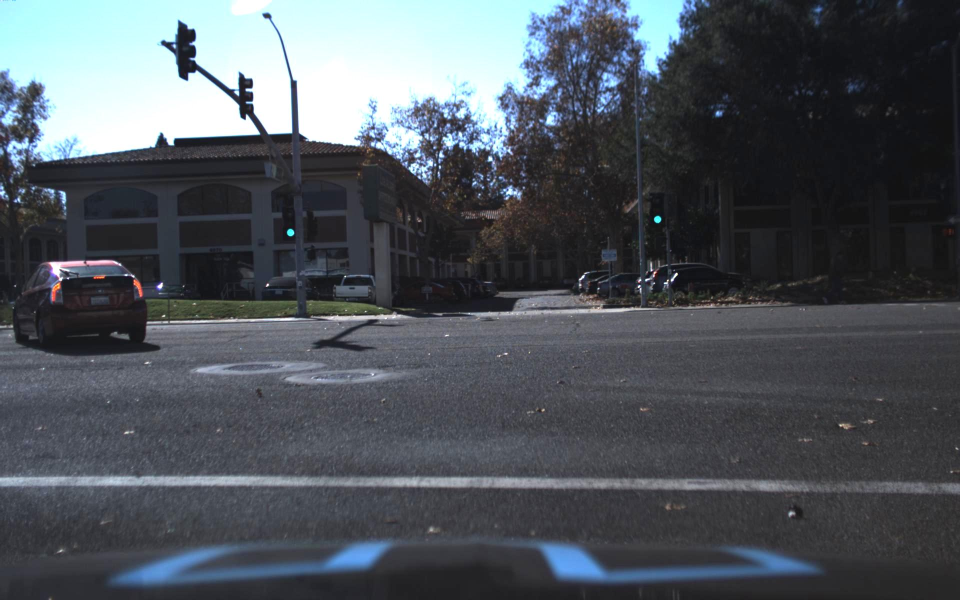
#> input picture UdacityData/1479498399466018917.jpg, 1920 x 1200 px (shown at 1/2 size)
$ python -i extractUdacityData.py   (imports and definitions only)
#> lines starting #> are read from the running program, lines starting #| are printed output that depends on the picture
#> further down, picture is the input picture: shape (1200, 1920, 3); mean B, G, R 91.7, 85.1, 79
import pandas as pd
import numpy as np
import cv2
import csv
import os
import matplotlib.pyplot as plt


class extractData:

    def __init__(self, labels=['Car'], dataFolder='./UdacityData/', img_size=(64, 64, 3)):
        self.dataFolder = dataFolder
        self.data = None
        self.img_size= img_size
        self.labels = labels
        self.stepsize = 10 # use every Xth frame ()
        self.num_of_anti = 2 # number of antiimages for every positive image

    def run(self):
        self.read_labels()
        self.get_labeled_images()


    # [30 lines left out: functions read_labels, get_labeled_images, not called in this run]


    def equalize(self, img):
        """equalize BGR Image"""
        img_yuv = cv2.cvtColor(img, cv2.COLOR_BGR2YUV)
#> img_yuv: shape (1200, 1920, 3); mean of channels 0, 1, 2 84, 131.6, 123.6
        img_yuv[:, :, 0] = cv2.equalizeHist(img_yuv[:, :, 0])
#> img_yuv: shape (1200, 1920, 3); mean of channels 0, 1, 2 128.7, 131.6, 123.6
        return cv2.cvtColor(img_yuv, cv2.COLOR_YUV2BGR)
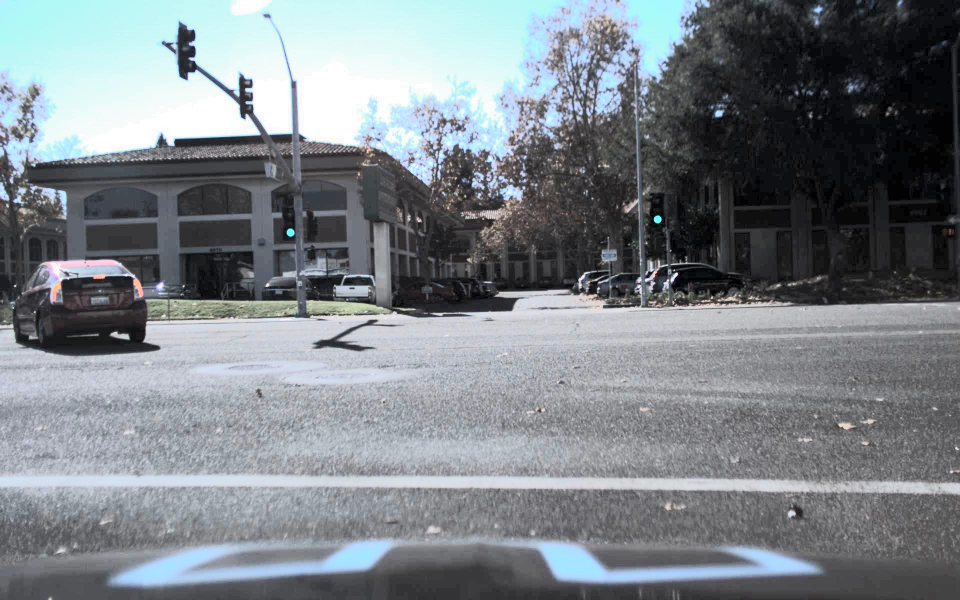
#> returned value: shape (1200, 1920, 3) (shown at 1/2 size); mean B, G, R 135.4, 129.9, 123.7


    # [64 lines left out: functions save_images, no_overlap_check, get_bboxes_of_image, make_dir, not called in this run]


def main():

    extractData().run()
# executes main() if script is executed directly as the main function and not loaded as module
# [2 lines not run here, left out]

>>> import cv2
>>> picture = cv2.imread('UdacityData/1479498399466018917.jpg')
>>> result = extractData().equalize(picture)

$ run again, on UdacityData/1479498716966095188.jpg
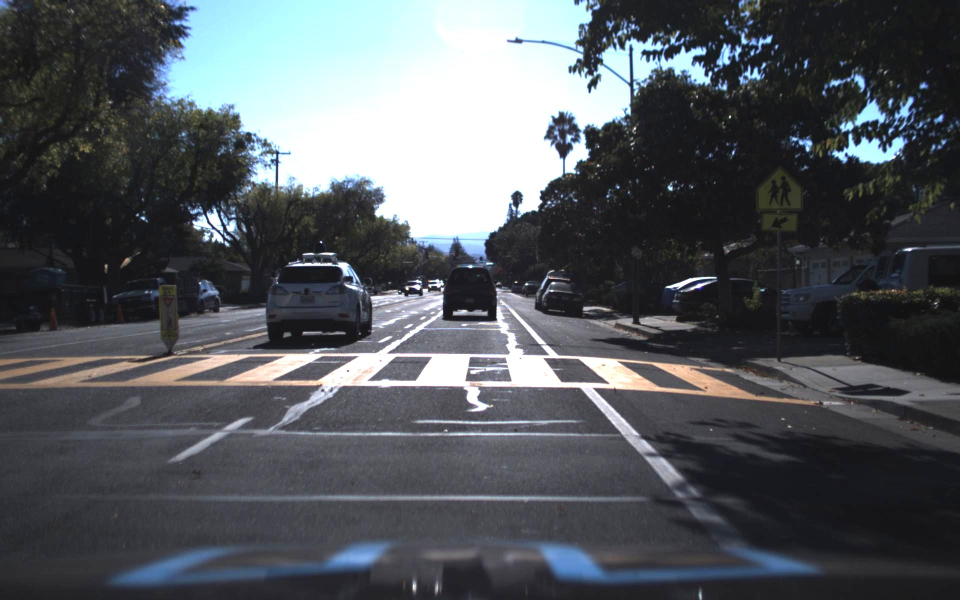
#> input picture UdacityData/1479498716966095188.jpg, 1920 x 1200 px (shown at 1/2 size)
#> picture is the input picture: shape (1200, 1920, 3); mean B, G, R 93.1, 88.4, 84
#> in equalize, `return cv2.cvtColor(img_yuv, cv2.COLOR_YUV2BGR)`:
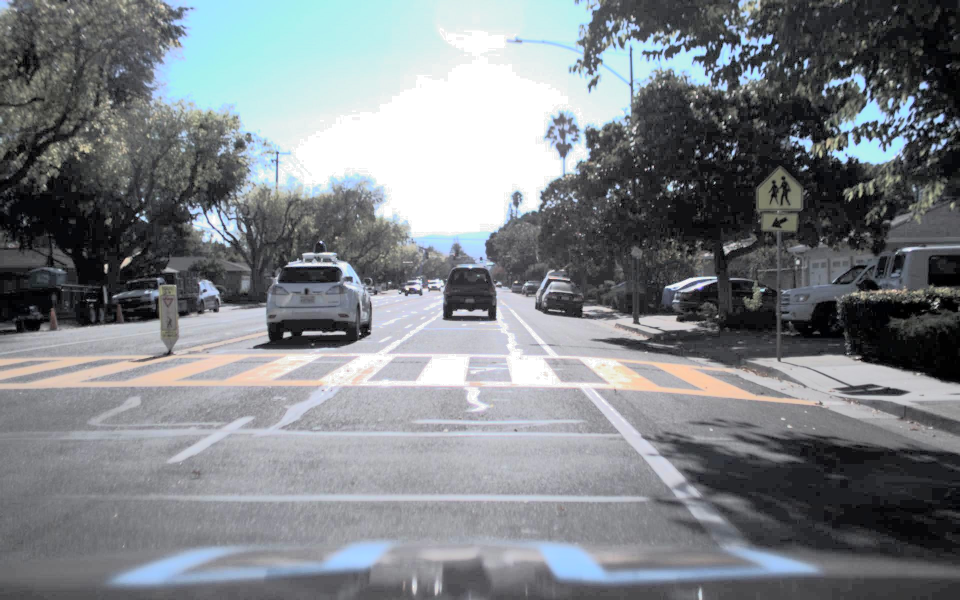
#> returned value: shape (1200, 1920, 3) (shown at 1/2 size); mean B, G, R 134.5, 130.4, 125.8

$ run again, on UdacityData/1479498763490011857.jpg
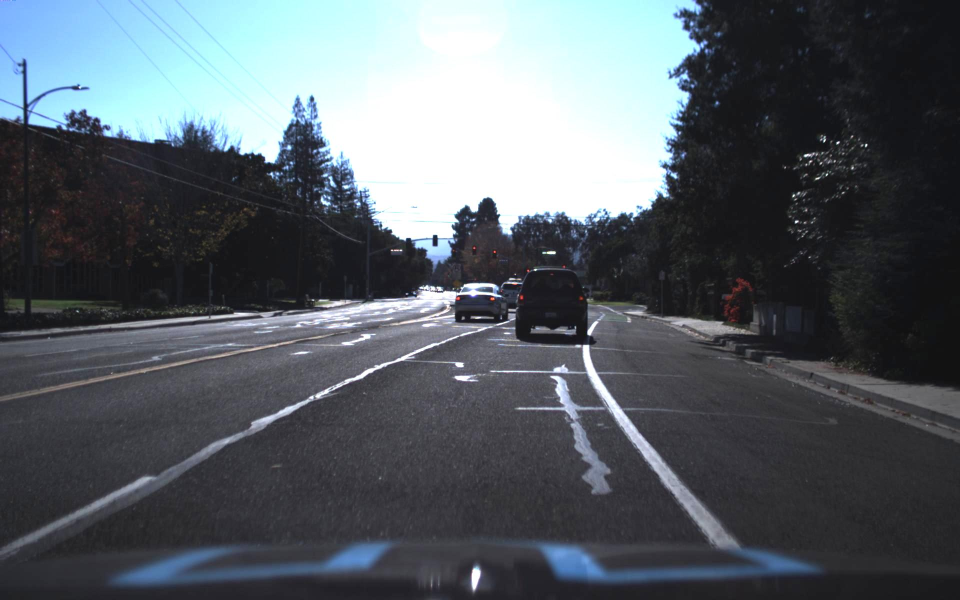
#> input picture UdacityData/1479498763490011857.jpg, 1920 x 1200 px (shown at 1/2 size)
#> picture is the input picture: shape (1200, 1920, 3); mean B, G, R 100.6, 94.1, 86.7
#> in equalize, `return cv2.cvtColor(img_yuv, cv2.COLOR_YUV2BGR)`:
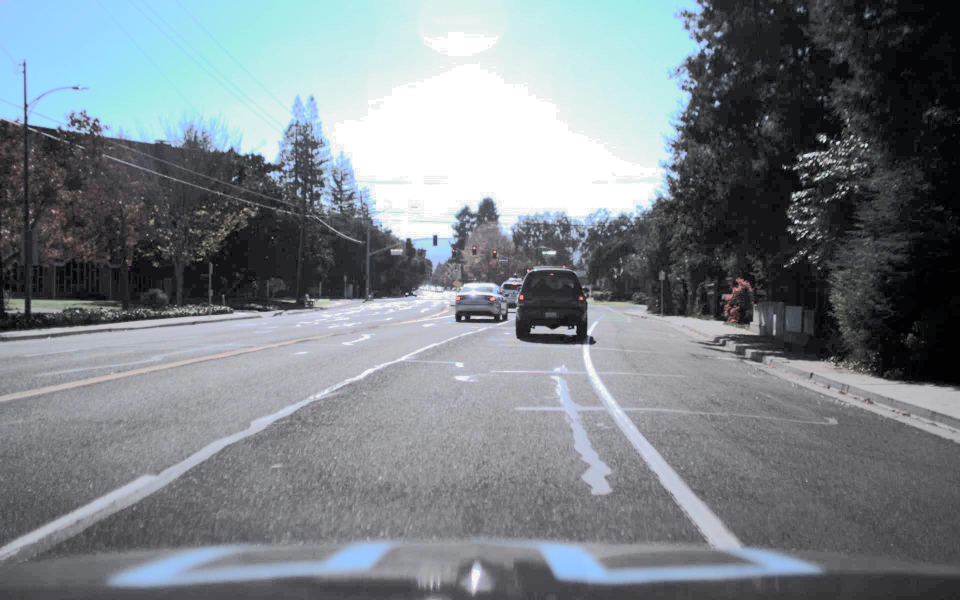
#> returned value: shape (1200, 1920, 3) (shown at 1/2 size); mean B, G, R 136.5, 130.7, 123.3

$ run again, on UdacityData/1479498769990769363.jpg
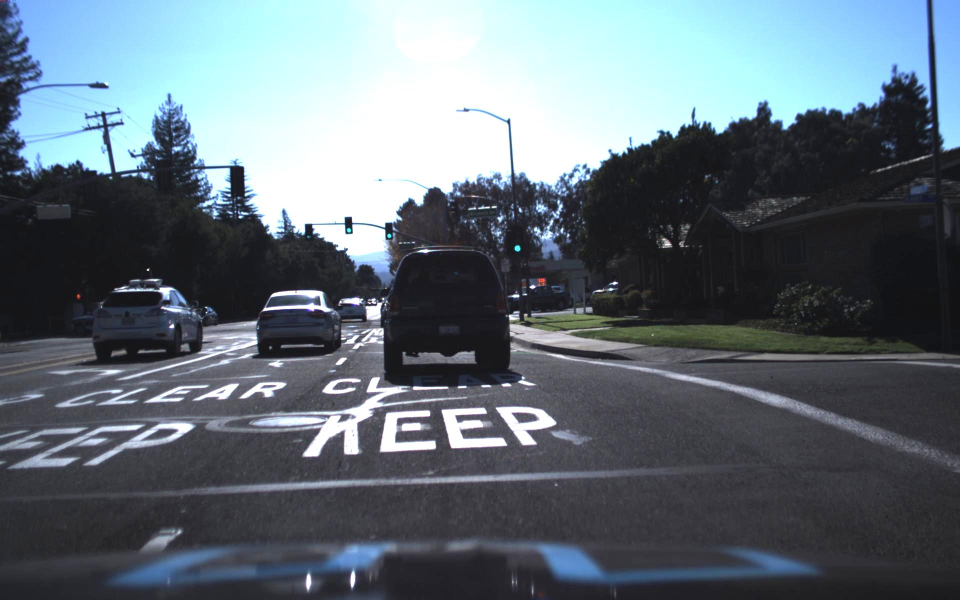
#> input picture UdacityData/1479498769990769363.jpg, 1920 x 1200 px (shown at 1/2 size)
#> picture is the input picture: shape (1200, 1920, 3); mean B, G, R 118.1, 109.4, 97.6
#> in equalize, `return cv2.cvtColor(img_yuv, cv2.COLOR_YUV2BGR)`:
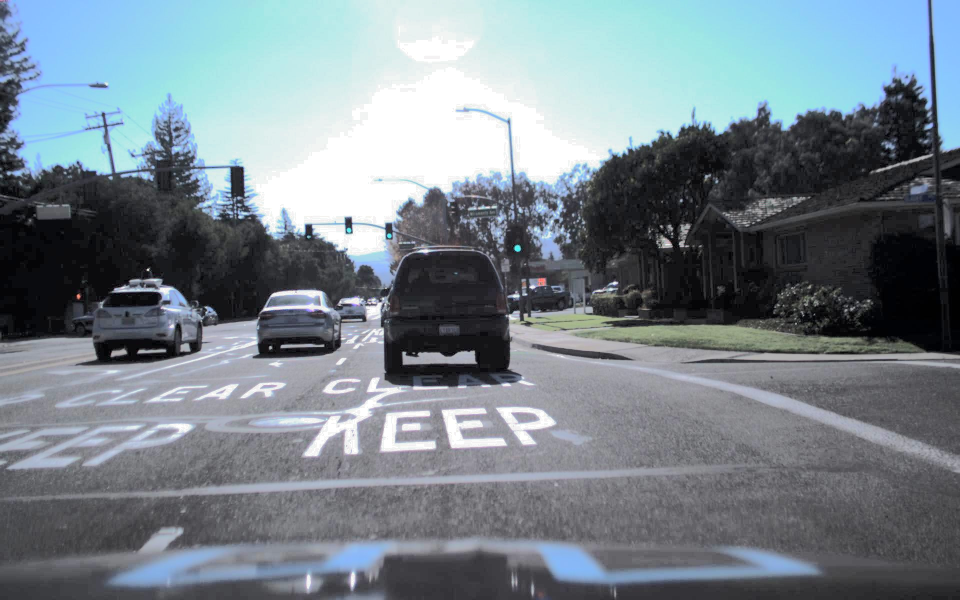
#> returned value: shape (1200, 1920, 3) (shown at 1/2 size); mean B, G, R 139.6, 131.5, 119.6
